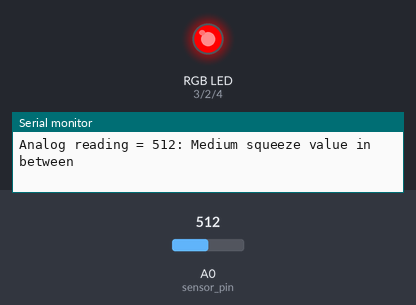
A sketch run on a simulated Arduino Uno, built with avr-gcc and run on an emulated ATmega328P. Shown: an RGB LED mixed from three pins (HIGH = lit), the last lines printed to the serial monitor. Dashed ring = blinking. The test bench sets the inputs (shaded band); at power-on: A0 (sensor_pin) = 512.

Above: at 1.2 s.
1.3 s: A0 (sensor_pin) set to 312
2.8 s: A0 (sensor_pin) set to 285
At 3.2 s:
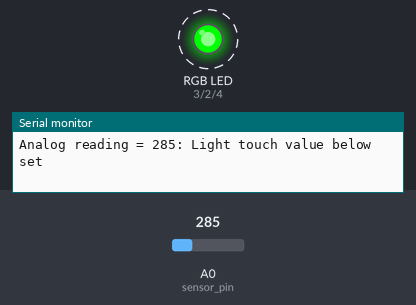
5.8 s: A0 (sensor_pin) set to 1023
At 7.3 s:
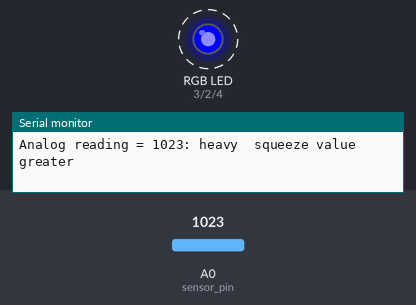
8.8 s: A0 (sensor_pin) set to 1011
11.8 s: A0 (sensor_pin) set to 990
At 12.2 s:
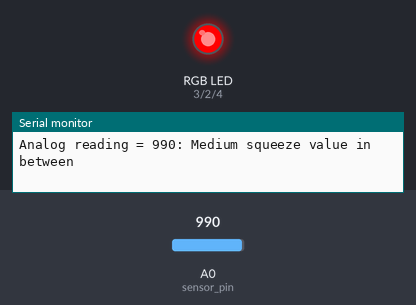
14.8 s: A0 (sensor_pin) set to 122
At 15.6 s:
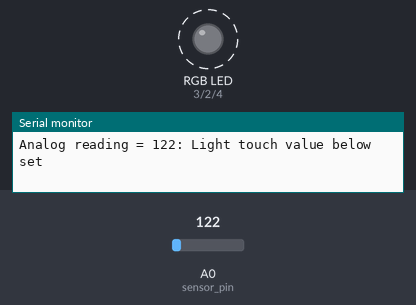
Timing chart, 0 to 18.8 s (numbered marks = the images above; inputs shaded):
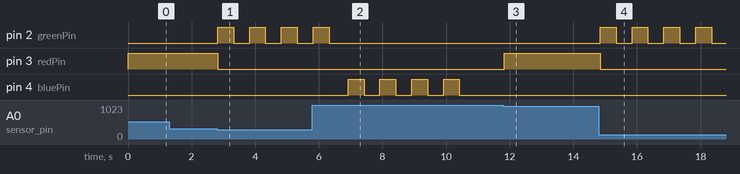

The sketch:

fsrRGB.ino
```cpp
int sensor_pin = A0;
int sensor_value;
// values at which leds blink
int greenVal = 300;
int blueVal = 1000;


int redPin = 3;
int greenPin = 2;
int bluePin = 4;

bool blue, red, green = true;
void setup(void) {
  Serial.begin(9600);
  pinMode(redPin, OUTPUT);
  pinMode(greenPin, OUTPUT);
  pinMode(bluePin, OUTPUT);
}

void loop(void) {
  sensor_value = analogRead(sensor_pin);

  Serial.print("Analog reading = ");
  Serial.print(sensor_value);

  if (sensor_value < greenVal) {
    Serial.println(": Light touch value below set");
    blue = true;
    digitalWrite(redPin, LOW);
    if (green) {
      flashGreen(3);
      green = false;
    }
  }  if (sensor_value > blueVal) {
    Serial.println(": heavy  squeeze value greater");
    green = true;
    digitalWrite(redPin, LOW);
    if (blue) {
      flashBlue(3);
      blue = false;
    }
  } if (sensor_value > greenVal && sensor_value < blueVal) {
    Serial.println(": Medium squeeze value in between");
    blue = true;
    green = true;
    flashRed(3);
  }
  delay(100);
}

void flashBlue(int times) {
  for (int i = 0; i <= times; i++) {
    digitalWrite(bluePin, HIGH);
    delay(500);
    digitalWrite(bluePin, LOW);
    delay(500);
  }
}

void flashRed(int times) {
  digitalWrite(redPin, HIGH);
}


void flashGreen(int times) {
  for (int i = 0; i <= times; i++) {
    digitalWrite(greenPin, HIGH);
    delay(500);
    digitalWrite(greenPin, LOW);
    delay(500);
  }
}
```

Measured:
- the behaviour switches between 300 and 299 on A0 (sensor_pin) (found by bisection; images 0 and 1)
- the behaviour switches between 1000 and 999 on A0 (sensor_pin) (found by bisection; images 2 and 3)
- after the input at 2.8 s, pin 2 (greenPin): alternates HIGH for 0.50 s and LOW for 0.50 s, starting at once; pin 3 (redPin): HIGH → LOW at once
- after the input at 5.8 s, pin 4 (bluePin): alternates HIGH for 0.50 s and LOW for 0.50 s, starting after 1.1 s
- after the input at 11.8 s, pin 3 (redPin): LOW → HIGH at once
- after the input at 14.8 s, pin 2 (greenPin): alternates HIGH for 0.50 s and LOW for 0.50 s, starting after 0.05 s; pin 3 (redPin): HIGH → LOW after 0.05 s
